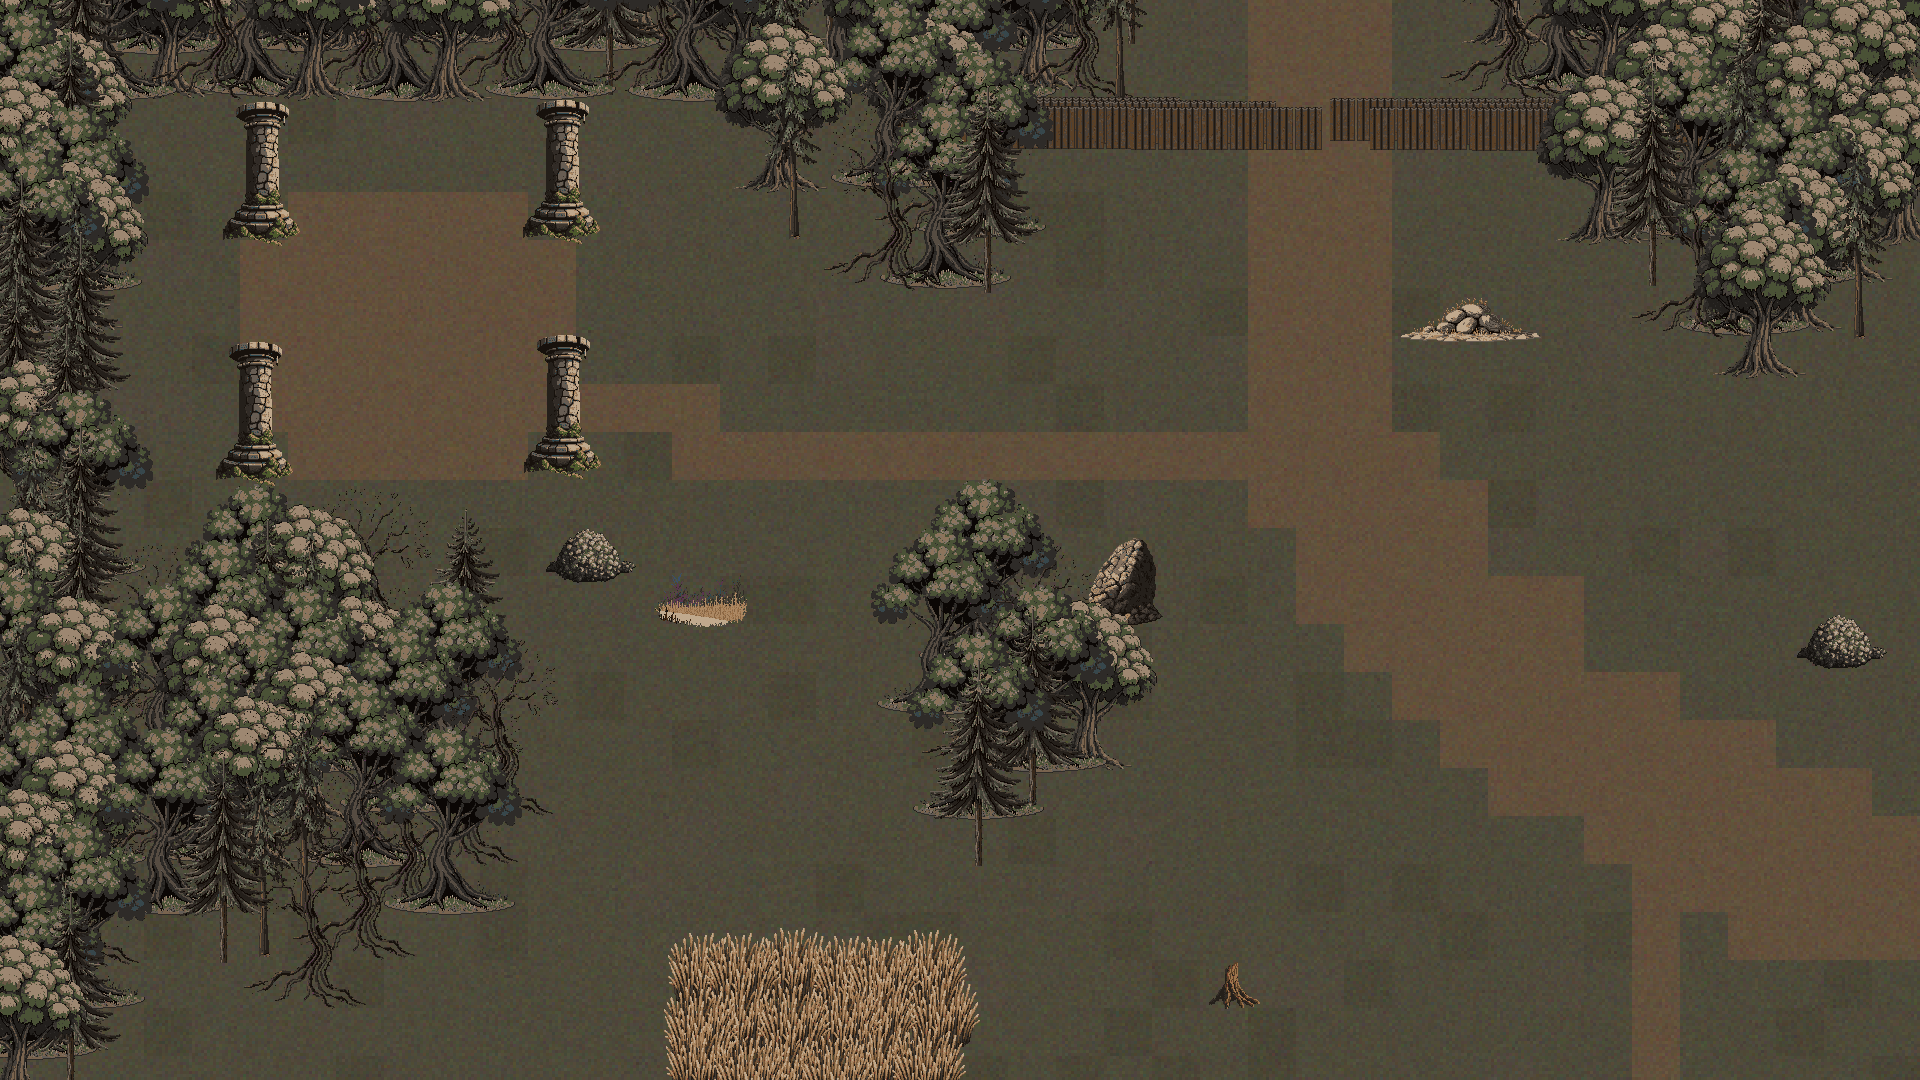

This chart was generated by the following Python code:
"""잿빛 들판 D=3 미리보기 (바닥은 임시 단색+잡음, 3번방이 코드로 제대로). field_preview.png"""
import json, sys, numpy as np
from PIL import Image
M = json.load(open(sys.argv[1])); P = json.load(open('final/parts.json')); L = P['field_legend']; P = P['parts']
G = M['ground']; T = 48; x0, y0, cw, ch = 0, 0, 40, 23
GC = {'.': (78, 74, 58), ',': (74, 70, 54), "'": (80, 74, 60), '=': (98, 80, 60), '~': (44, 58, 62), ':': (88, 84, 76), '#': (40, 34, 28), '"': (82, 76, 56), '_': (110, 96, 76), 'b': (44, 58, 62)}
rng = np.random.default_rng(3)
H, W = ch * T, cw * T
g = np.zeros((H // 3, W // 3, 3))
for y in range(ch):
    for x in range(cw):
        c = G[y0 + y][x0 + x]; g[y * 16:(y + 1) * 16, x * 16:(x + 1) * 16] = GC.get(c, GC['.'])
g += rng.normal(0, 4, g.shape)
bg = Image.fromarray(g.clip(0, 255).astype(np.uint8)).resize((W, H), Image.NEAREST).convert('RGBA')
items = []
for y in range(ch):
    for x in range(cw):
        c = G[y0 + y][x0 + x]
        if c in L:
            ids = L[c]; pid = ids[(x * 7 + y * 13) % len(ids)]
            jx, jy = rng.integers(-10, 11), rng.integers(-6, 7)
            items.append(((y + 1) * T + jy, (x + .5) * T + jx, pid))
for fy, fx, pid in sorted(items):
    p = P[pid]; im = Image.open('final/' + p['img']).convert('RGBA')
    bg.alpha_composite(im, (int(fx - p['ax']), int(fy - p['ay'])))
bg.crop((0, 0, 1920, 1080)).save('field_preview.png')
